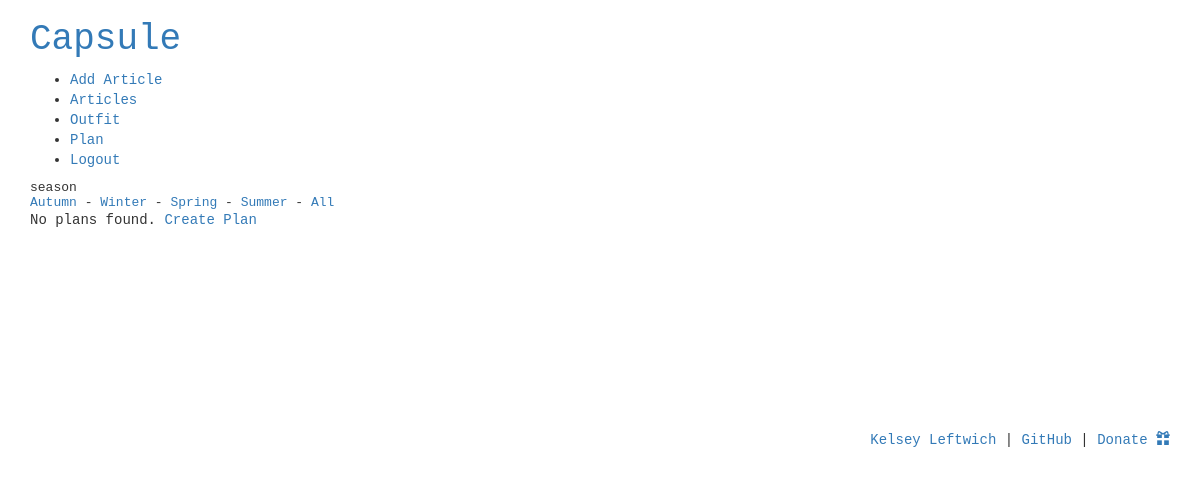
The page /plan/season/a/ (signed in) on the database as committed earlier.
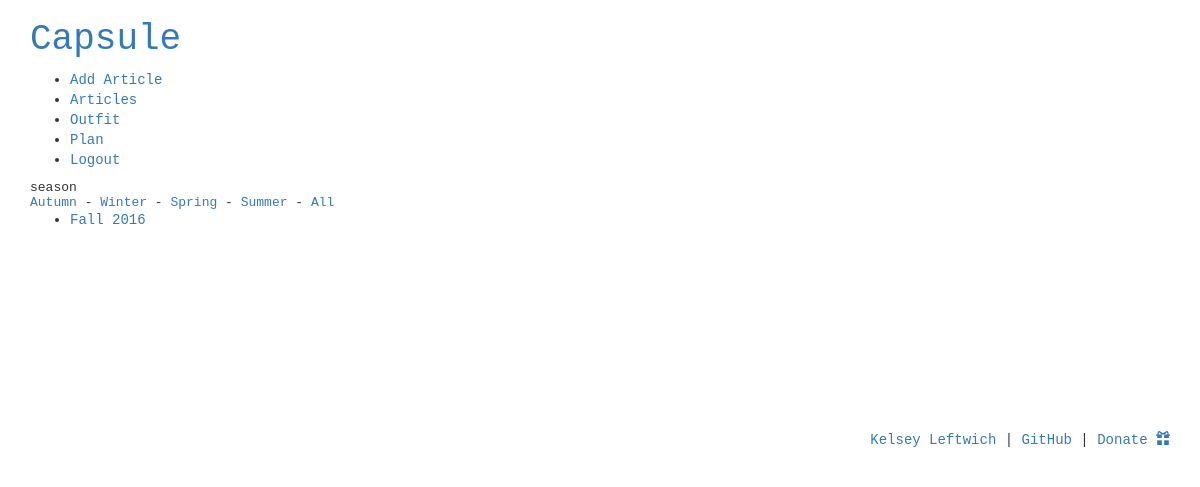
The same page on the database as committed later.
### grid/models.py (models this page shows, shortened)
class Plan(models.Model):
	SEASON_TYPES = (
		('W','Winter'),
		('P','Spring'),
		('S','Summer'),
		('A','Autumn'),
		)
	name = models.CharField(max_length=255)
	user = models.ForeignKey(User, on_delete=models.CASCADE, null=False)
	season_type = models.CharField(max_length=1, choices=SEASON_TYPES, null=True)
	top_count = models.IntegerField(blank=False, null=False, default=1, validators=[MinValueValidator(0)])
	bottom_count = models.IntegerField(blank=False, null=False, default=1, validators=[MinValueValidator(0)])
	dress_count = models.IntegerField(blank=False, null=False, default=1, validators=[MinValueValidator(0)])
	shoe_count = models.IntegerField(blank=False, null=False, default=1, validators=[MinValueValidator(0)])
	details_count = models.IntegerField(blank=False, null=False, default=1, validators=[MinValueValidator(0)])
	outer_count = models.IntegerField(blank=False, null=False, default=1, validators=[MinValueValidator(0)])

### grid/views.py (the view)
# urls.py: url(r'^plan/season/(?P<season_type>[-\w]+)/$', views.plan, name='plan'),
@login_required
def plan(request, season_type=None):
	if Plan.objects.filter(user=request.user).count() > 0:
		if season_type:
			plans = Plan.objects.filter(user=request.user, season_type=season_type.upper())
		else:
			plans = Plan.objects.filter(user=request.user)
	else:
		plans = None
	return render(
		request,
		'plan.html',{
			'plans': plans,
		}
		)

### grid/templates/plan.html (shortened to what this page needs)
{% extends 'base.html' %}
{% block content %}
<table class="filter_nav">
	<tr>
		<td>season</td>
	</tr>
	<tr>
		<td>
			<a href="{% url 'plan' season_type='a'%}">Autumn</a> -
			<a href="{% url 'plan' season_type='w'%}">Winter</a> -
			<a href="{% url 'plan' season_type='p'%}">Spring</a> -
			<a href="{% url 'plan' season_type='s'%}">Summer</a> -
			<a href="{% url 'plan' %}">All</a>
		</td>
	</tr>
</table>
{% if plans %}
<ul>
{% for plan in plans %}
	<li>
		<a href="{% url 'plan_detail' plan_id=plan.id %}">
			{{plan.name}}
		</a>
	</li>
{% endfor %}
</ul>
{% else %}
No plans found. <a href="{% url 'new_plan' %}">Create Plan</a>
{% endif %}
{% endblock content %}

### grid/templates/base.html (shortened to what this page needs)
{% load staticfiles %}
<html>
<head>
	<link href="https://maxcdn.bootstrapcdn.com/bootstrap/3.3.6/css/bootstrap.min.css" rel="stylesheet">
	<link rel="stylesheet" href="{% static 'css/style.css' %}" />
</head>
<body>
<div class="container">
	<h1><a href="{% url 'home' %}">Capsule</a></h1>
	<ul>
		<li><a href="{% url 'new_article' %}">Add Article</a></li>
		<li><a href="{% url 'browse' %}">Articles</a></li>
		<li><a href="{% url 'outfit' %}">Outfit</a></li>
		<li><a href="{% url 'plan' %}">Plan</a></li>
		{% if user.is_authenticated %}
		<li><a href="{% url 'auth_logout' %}">Logout</a></li>
		{% else %}
		<li><a href="{% url 'auth_login' %}">Login</a></li>
		<li><a href="{% url 'registration_register' %}">Register</a></li>
		{% endif %}
	</ul>
	{% block content %}
	{% endblock content %}
	{% block footer %}
	<p style="float: right">
		<a href="http://kelseyleftwich.com">Kelsey Leftwich</a> |
    	<a href="https://github.com/kelseyleftwich/capsule_grid">GitHub</a> |
    	<a href="https://www.paypal.com/cgi-bin/webscr?cmd=_donations&business=kelsey%2eleftwich%40gmail%2ecom&lc=US&item_name=Capsule&no_note=0&currency_code=USD&bn=PP%2dDonationsBF%3abtn_donate_LG%2egif%3aNonHostedGuest">Donate
		<span class="glyphicon glyphicon-gift" aria-hidden="true"></span></a>
    </p>
	{% endblock footer %}
</div>
</body>
</html>

### grid/static/css/style.css (style rules this page uses)
body { font-family: monospace; }
.filter_nav td { padding-right: 2em; }

Rows that differ between the two databases and show on the page:
now on this page (row edited): Plan: name "Fall 2016"
Other text that changed with them:
text no longer shown: "No plans found. Create Plan"
